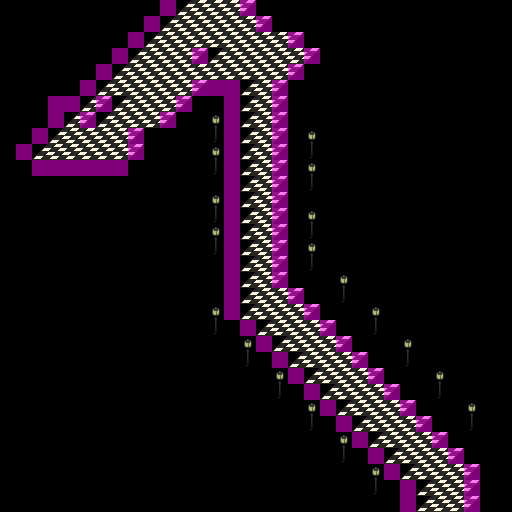

A 2D game scene composited from a Tiled map and its tileset images. What follows is a short description and the map's XML, with every tile layer's data as written:
An orthogonal 32x32 tile map with 16x16 px tiles, 2 tile layers (Tile Layer 1, collision), 2 tilesets and 1 object.

<map version="1.10" tiledversion="1.10.1" orientation="orthogonal" renderorder="right-down" width="32" height="32" tilewidth="16" tileheight="16" infinite="0" nextlayerid="4" nextobjectid="2">
 <properties>
  <property name="clampCamera" type="bool" value="true" />
  <property name="music" value="res/audio/music/clock_beat.mp3" />
  <property name="music_speed" type="float" value="0.5" />
 </properties>
 <tileset firstgid="1" source="checkered_tiles_slanted.tsx" />
 <tileset firstgid="65" source="entity/lamppost.tsx" />
 <layer id="1" name="Tile Layer 1" width="32" height="32">
  <data encoding="csv">
0,0,0,0,0,0,0,0,0,0,0,1,3,3,3,2,0,0,0,0,0,0,0,0,0,0,0,0,0,0,0,0,
0,0,0,0,0,0,0,0,0,0,1,3,3,3,3,3,2,0,0,0,0,0,0,0,0,0,0,0,0,0,0,0,
0,0,0,0,0,0,0,0,0,1,3,3,3,3,3,3,3,3,2,0,0,0,0,0,0,0,0,0,0,0,0,0,
0,0,0,0,0,0,0,0,1,3,3,3,2,1,3,3,3,3,3,2,0,0,0,0,0,0,0,0,0,0,0,0,
0,0,0,0,0,0,0,1,3,3,3,3,3,3,3,3,3,3,2,0,0,0,0,0,0,0,0,0,0,0,0,0,
0,0,0,0,0,0,1,3,3,3,3,3,2,0,0,1,3,2,0,0,0,0,0,0,0,0,0,0,0,0,0,0,
0,0,0,0,0,1,2,1,3,3,3,2,0,0,0,1,3,2,0,0,0,0,0,0,0,0,0,0,0,0,0,0,
0,0,0,0,1,2,1,3,3,3,2,0,0,9,0,1,3,2,0,0,0,0,0,0,0,0,0,0,0,0,0,0,
0,0,0,1,3,3,3,3,2,0,0,0,0,17,0,1,3,2,0,9,0,0,0,0,0,0,0,0,0,0,0,0,
0,0,1,3,3,3,3,3,2,0,0,0,0,9,0,1,3,2,0,17,0,0,0,0,0,0,0,0,0,0,0,0,
0,0,0,0,0,0,0,0,0,0,0,0,0,17,0,1,3,2,0,9,0,0,0,0,0,0,0,0,0,0,0,0,
0,0,0,0,0,0,0,0,0,0,0,0,0,0,0,1,3,2,0,17,0,0,0,0,0,0,0,0,0,0,0,0,
0,0,0,0,0,0,0,0,0,0,0,0,0,9,0,1,3,2,0,0,0,0,0,0,0,0,0,0,0,0,0,0,
0,0,0,0,0,0,0,0,0,0,0,0,0,17,0,1,3,2,0,9,0,0,0,0,0,0,0,0,0,0,0,0,
0,0,0,0,0,0,0,0,0,0,0,0,0,9,0,1,3,2,0,17,0,0,0,0,0,0,0,0,0,0,0,0,
0,0,0,0,0,0,0,0,0,0,0,0,0,17,0,1,3,2,0,9,0,0,0,0,0,0,0,0,0,0,0,0,
0,0,0,0,0,0,0,0,0,0,0,0,0,0,0,1,3,2,0,17,0,0,0,0,0,0,0,0,0,0,0,0,
0,0,0,0,0,0,0,0,0,0,0,0,0,0,0,1,3,2,0,0,0,9,0,0,0,0,0,0,0,0,0,0,
0,0,0,0,0,0,0,0,0,0,0,0,0,0,0,1,3,3,2,0,0,17,0,0,0,0,0,0,0,0,0,0,
0,0,0,0,0,0,0,0,0,0,0,0,0,9,0,1,3,3,3,2,0,0,0,9,0,0,0,0,0,0,0,0,
0,0,0,0,0,0,0,0,0,0,0,0,0,17,0,0,1,3,3,3,2,0,0,17,0,0,0,0,0,0,0,0,
0,0,0,0,0,0,0,0,0,0,0,0,0,0,0,9,0,1,3,3,3,2,0,0,0,9,0,0,0,0,0,0,
0,0,0,0,0,0,0,0,0,0,0,0,0,0,0,17,0,0,1,3,3,3,2,0,0,17,0,0,0,0,0,0,
0,0,0,0,0,0,0,0,0,0,0,0,0,0,0,0,0,9,0,1,3,3,3,2,0,0,0,9,0,0,0,0,
0,0,0,0,0,0,0,0,0,0,0,0,0,0,0,0,0,17,0,0,1,3,3,3,2,0,0,17,0,0,0,0,
0,0,0,0,0,0,0,0,0,0,0,0,0,0,0,0,0,0,0,9,0,1,3,3,3,2,0,0,0,9,0,0,
0,0,0,0,0,0,0,0,0,0,0,0,0,0,0,0,0,0,0,17,0,0,1,3,3,3,2,0,0,17,0,0,
0,0,0,0,0,0,0,0,0,0,0,0,0,0,0,0,0,0,0,0,0,9,0,1,3,3,3,2,0,0,0,0,
0,0,0,0,0,0,0,0,0,0,0,0,0,0,0,0,0,0,0,0,0,17,0,0,1,3,3,3,2,0,0,0,
0,0,0,0,0,0,0,0,0,0,0,0,0,0,0,0,0,0,0,0,0,0,0,9,0,1,3,3,3,2,0,0,
0,0,0,0,0,0,0,0,0,0,0,0,0,0,0,0,0,0,0,0,0,0,0,17,0,0,1,3,3,2,0,0,
0,0,0,0,0,0,0,0,0,0,0,0,0,0,0,0,0,0,0,0,0,0,0,0,0,0,1,3,3,2,0,0
</data>
 </layer>
 <layer id="2" name="collision" width="32" height="32" opacity="0.5">
  <properties>
   <property name="draw" type="bool" value="false" />
  </properties>
  <data encoding="csv">
0,0,0,0,0,0,0,0,0,0,10,0,0,0,0,10,0,0,0,0,0,0,0,0,0,0,0,0,0,0,0,0,
0,0,0,0,0,0,0,0,0,10,0,0,0,0,0,0,10,0,0,0,0,0,0,0,0,0,0,0,0,0,0,0,
0,0,0,0,0,0,0,0,10,0,0,0,0,0,0,0,0,0,10,0,0,0,0,0,0,0,0,0,0,0,0,0,
0,0,0,0,0,0,0,10,0,0,0,0,10,0,0,0,0,0,0,10,0,0,0,0,0,0,0,0,0,0,0,0,
0,0,0,0,0,0,10,0,0,0,0,0,0,0,0,0,0,0,10,0,0,0,0,0,0,0,0,0,0,0,0,0,
0,0,0,0,0,10,0,0,0,0,0,0,10,10,10,0,0,10,0,0,0,0,0,0,0,0,0,0,0,0,0,0,
0,0,0,10,10,0,10,0,0,0,0,10,0,0,10,0,0,10,0,0,0,0,0,0,0,0,0,0,0,0,0,0,
0,0,0,10,0,10,0,0,0,0,10,0,0,0,10,0,0,10,0,0,0,0,0,0,0,0,0,0,0,0,0,0,
0,0,10,0,0,0,0,0,10,0,0,0,0,0,10,0,0,10,0,0,0,0,0,0,0,0,0,0,0,0,0,0,
0,10,0,0,0,0,0,0,10,0,0,0,0,0,10,0,0,10,0,0,0,0,0,0,0,0,0,0,0,0,0,0,
0,0,10,10,10,10,10,10,0,0,0,0,0,0,10,0,0,10,0,0,0,0,0,0,0,0,0,0,0,0,0,0,
0,0,0,0,0,0,0,0,0,0,0,0,0,0,10,0,0,10,0,0,0,0,0,0,0,0,0,0,0,0,0,0,
0,0,0,0,0,0,0,0,0,0,0,0,0,0,10,0,0,10,0,0,0,0,0,0,0,0,0,0,0,0,0,0,
0,0,0,0,0,0,0,0,0,0,0,0,0,0,10,0,0,10,0,0,0,0,0,0,0,0,0,0,0,0,0,0,
0,0,0,0,0,0,0,0,0,0,0,0,0,0,10,0,0,10,0,0,0,0,0,0,0,0,0,0,0,0,0,0,
0,0,0,0,0,0,0,0,0,0,0,0,0,0,10,0,0,10,0,0,0,0,0,0,0,0,0,0,0,0,0,0,
0,0,0,0,0,0,0,0,0,0,0,0,0,0,10,0,0,10,0,0,0,0,0,0,0,0,0,0,0,0,0,0,
0,0,0,0,0,0,0,0,0,0,0,0,0,0,10,0,0,10,0,0,0,0,0,0,0,0,0,0,0,0,0,0,
0,0,0,0,0,0,0,0,0,0,0,0,0,0,10,0,0,0,10,0,0,0,0,0,0,0,0,0,0,0,0,0,
0,0,0,0,0,0,0,0,0,0,0,0,0,0,10,0,0,0,0,10,0,0,0,0,0,0,0,0,0,0,0,0,
0,0,0,0,0,0,0,0,0,0,0,0,0,0,0,10,0,0,0,0,10,0,0,0,0,0,0,0,0,0,0,0,
0,0,0,0,0,0,0,0,0,0,0,0,0,0,0,0,10,0,0,0,0,10,0,0,0,0,0,0,0,0,0,0,
0,0,0,0,0,0,0,0,0,0,0,0,0,0,0,0,0,10,0,0,0,0,10,0,0,0,0,0,0,0,0,0,
0,0,0,0,0,0,0,0,0,0,0,0,0,0,0,0,0,0,10,0,0,0,0,10,0,0,0,0,0,0,0,0,
0,0,0,0,0,0,0,0,0,0,0,0,0,0,0,0,0,0,0,10,0,0,0,0,10,0,0,0,0,0,0,0,
0,0,0,0,0,0,0,0,0,0,0,0,0,0,0,0,0,0,0,0,10,0,0,0,0,10,0,0,0,0,0,0,
0,0,0,0,0,0,0,0,0,0,0,0,0,0,0,0,0,0,0,0,0,10,0,0,0,0,10,0,0,0,0,0,
0,0,0,0,0,0,0,0,0,0,0,0,0,0,0,0,0,0,0,0,0,0,10,0,0,0,0,10,0,0,0,0,
0,0,0,0,0,0,0,0,0,0,0,0,0,0,0,0,0,0,0,0,0,0,0,10,0,0,0,0,10,0,0,0,
0,0,0,0,0,0,0,0,0,0,0,0,0,0,0,0,0,0,0,0,0,0,0,0,10,0,0,0,0,10,0,0,
0,0,0,0,0,0,0,0,0,0,0,0,0,0,0,0,0,0,0,0,0,0,0,0,0,10,0,0,0,10,0,0,
0,0,0,0,0,0,0,0,0,0,0,0,0,0,0,0,0,0,0,0,0,0,0,0,0,10,0,0,0,10,0,0
</data>
 </layer>
 <objectgroup id="3" name="entities">
  <object id="1" gid="65" x="80" y="144" width="16" height="32">
   <properties>
    <property name="collider">{
	"x": 0,
	"y": 16,
	"w": 16,
	"h": 16
}</property>
    <property name="door_warp_map" value="dev.tmx" />
    <property name="door_warp_x" type="int" value="22" />
    <property name="door_warp_y" type="int" value="13" />
    <property name="file" value="res/data/entity/lamppost.json" />
    <property name="solid" type="bool" value="true" />
    <property name="walk_behind" type="bool" value="true" />
   </properties>
  </object>
 </objectgroup>
</map>
